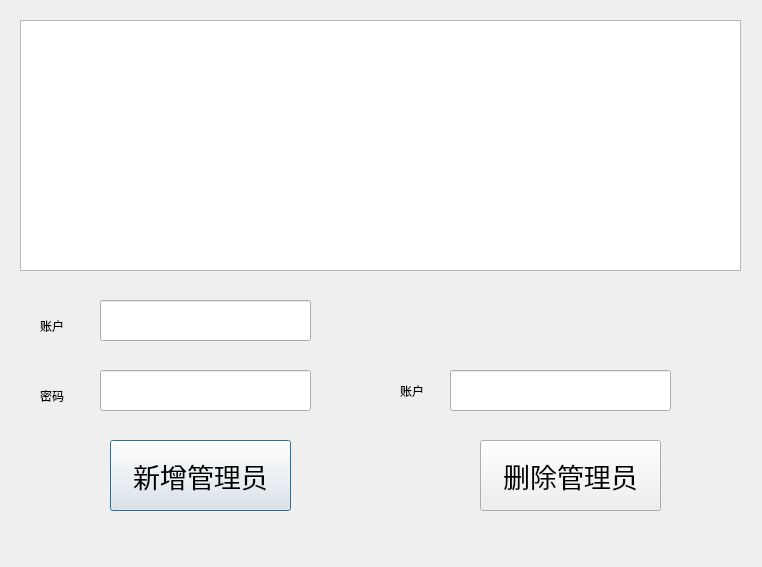
<?xml version="1.0" encoding="UTF-8"?>
<ui version="4.0">
 <class>Admin_admin</class>
 <widget class="QDialog" name="Admin_admin">
  <property name="geometry">
   <rect>
    <x>0</x>
    <y>0</y>
    <width>762</width>
    <height>567</height>
   </rect>
  </property>
  <property name="windowTitle">
   <string>Dialog</string>
  </property>
  <widget class="QWidget" name="widget" native="true">
   <property name="geometry">
    <rect>
     <x>20</x>
     <y>20</y>
     <width>721</width>
     <height>261</height>
    </rect>
   </property>
   <widget class="QTableView" name="tableView">
    <property name="geometry">
     <rect>
      <x>0</x>
      <y>0</y>
      <width>721</width>
      <height>251</height>
     </rect>
    </property>
   </widget>
  </widget>
  <widget class="QWidget" name="widget_2" native="true">
   <property name="geometry">
    <rect>
     <x>20</x>
     <y>280</y>
     <width>721</width>
     <height>261</height>
    </rect>
   </property>
   <widget class="QPushButton" name="add">
    <property name="geometry">
     <rect>
      <x>90</x>
      <y>160</y>
      <width>181</width>
      <height>71</height>
     </rect>
    </property>
    <property name="font">
     <font>
      <family>可口可乐在乎体 楷体</family>
      <pointsize>20</pointsize>
     </font>
    </property>
    <property name="text">
     <string>新增管理员</string>
    </property>
   </widget>
   <widget class="QPushButton" name="sub">
    <property name="geometry">
     <rect>
      <x>460</x>
      <y>160</y>
      <width>181</width>
      <height>71</height>
     </rect>
    </property>
    <property name="font">
     <font>
      <family>可口可乐在乎体 楷体</family>
      <pointsize>20</pointsize>
     </font>
    </property>
    <property name="text">
     <string>删除管理员</string>
    </property>
   </widget>
   <widget class="QLineEdit" name="lineEdit">
    <property name="geometry">
     <rect>
      <x>80</x>
      <y>20</y>
      <width>211</width>
      <height>41</height>
     </rect>
    </property>
   </widget>
   <widget class="QLabel" name="label">
    <property name="geometry">
     <rect>
      <x>20</x>
      <y>30</y>
      <width>41</width>
      <height>31</height>
     </rect>
    </property>
    <property name="text">
     <string>账户</string>
    </property>
   </widget>
   <widget class="QLabel" name="label_2">
    <property name="geometry">
     <rect>
      <x>20</x>
      <y>100</y>
      <width>41</width>
      <height>31</height>
     </rect>
    </property>
    <property name="text">
     <string>密码</string>
    </property>
   </widget>
   <widget class="QLineEdit" name="lineEdit_2">
    <property name="geometry">
     <rect>
      <x>80</x>
      <y>90</y>
      <width>211</width>
      <height>41</height>
     </rect>
    </property>
   </widget>
   <widget class="QLineEdit" name="lineEdit_3">
    <property name="geometry">
     <rect>
      <x>430</x>
      <y>90</y>
      <width>221</width>
      <height>41</height>
     </rect>
    </property>
   </widget>
   <widget class="QLabel" name="label_3">
    <property name="geometry">
     <rect>
      <x>380</x>
      <y>100</y>
      <width>41</width>
      <height>21</height>
     </rect>
    </property>
    <property name="text">
     <string>账户</string>
    </property>
   </widget>
  </widget>
 </widget>
 <resources/>
 <connections/>
</ui>
